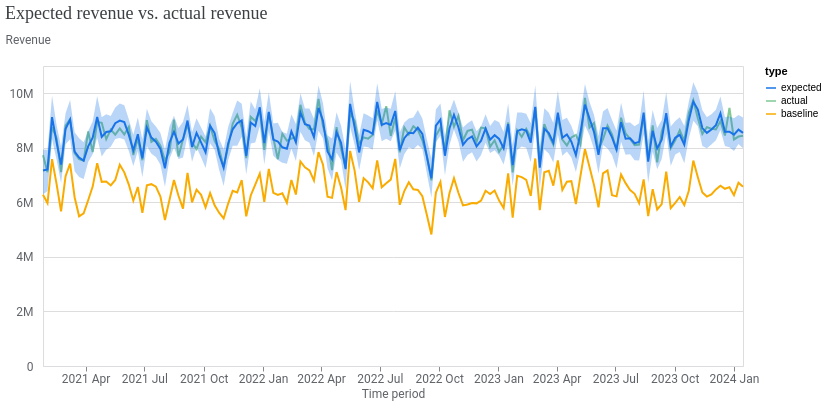

The cell this chart's notebook holds for it:
### Markdown cell above
2\. Assess the model's fit by comparing the expected sales against the actual sales.

### Code cell
model_fit = visualizer.ModelFit(mmm)
model_fit.plot_model_fit()

### Figure 1 — Vega-Lite specification as saved in the notebook (floating-point values rounded to 4 significant figures; data arrays with more than 128 entries replaced by an {"elided": "..."} marker saying what was removed)
{"config": {"view": {"continuousWidth": 300, "continuousHeight": 300}, "axis": {"labelColor": "#5F6368", "labelFont": "Roboto", "labelFontSize": 12, "titleColor": "#5F6368", "titleFont": "Roboto", "titleFontSize": 12, "titleFontWeight": "normal"}}, "layer": [{"mark": {"type": "line"}, "encoding": {"color": {"field": "type", "scale": {"domain": ["expected", "actual", "baseline"], "range": ["#1A73E8", "#81C995", "#F9AB00"]}, "type": "nominal"}, "x": {"axis": {"domainColor": "#DADCE0", "format": "%Y %b", "grid": false, "tickCount": 8}, "field": "time", "title": "Time period", "type": "temporal"}, "y": {"axis": {"domain": false, "labelExpr": "replace(format(datum.value, '.3~s'), 'G', 'B')", "labelPadding": 10, "tickCount": 5, "ticks": false, "titleAlign": "left", "titleAngle": 0, "titleY": -20}, "field": "mean", "title": "Revenue", "type": "quantitative"}}}, {"mark": {"type": "rule", "opacity": 0}, "encoding": {"opacity": {"condition": {"param": "param_1", "value": 0.3, "empty": false}, "value": 0}, "tooltip": [{"field": "time", "title": "Time period", "type": "temporal"}, {"field": "expected", "format": ",.0f", "title": "Expected", "type": "quantitative"}, {"field": "actual", "format": ",.0f", "title": "Actual", "type": "quantitative"}, {"field": "baseline", "format": ",.0f", "title": "Baseline", "type": "quantitative"}], "x": {"field": "time", "type": "temporal"}}, "name": "view_1", "transform": [{"pivot": "type", "value": "mean", "groupby": ["time"]}]}, {"mark": {"type": "circle", "filled": false, "size": 36}, "encoding": {"color": {"field": "type", "legend": null, "scale": {"domain": ["expected", "actual", "baseline"], "range": ["#1A73E8", "#81C995", "#F9AB00"]}, "type": "nominal"}, "opacity": {"condition": {"param": "param_1", "value": 1, "empty": false}, "value": 0}, "x": {"field": "time", "type": "temporal"}, "y": {"field": "mean", "type": "quantitative"}}}, {"mark": {"type": "area", "opacity": 0.3}, "encoding": {"color": {"field": "type", "legend": null, "scale": {"domain": ["expected"], "range": ["#1A73E8"]}, "type": "nominal"}, "x": {"field": "time", "type": "temporal"}, "y": {"field": "ci_hi", "type": "quantitative"}, "y2": {"field": "ci_lo"}}}], "data": {"name": "data-60bb24494766ce46e2242ce18449929f"}, "params": [{"name": "param_1", "select": {"type": "point", "clear": "pointerout", "fields": ["time"], "nearest": true, "on": "pointerover"}, "views": ["view_1"]}], "resolve": {"scale": {"color": "independent"}}, "title": {"text": "Expected revenue vs. actual revenue", "anchor": "start", "color": "#3C4043", "font": "Google Sans Display", "fontSize": 18, "fontWeight": "normal", "offset": 10}, "width": 700, "$schema": "https://vega.github.io/schema/vega-lite/v5.20.1.json", "datasets": {"data-60bb24494766ce46e2242ce18449929f": {"elided": "468 records"}}}
